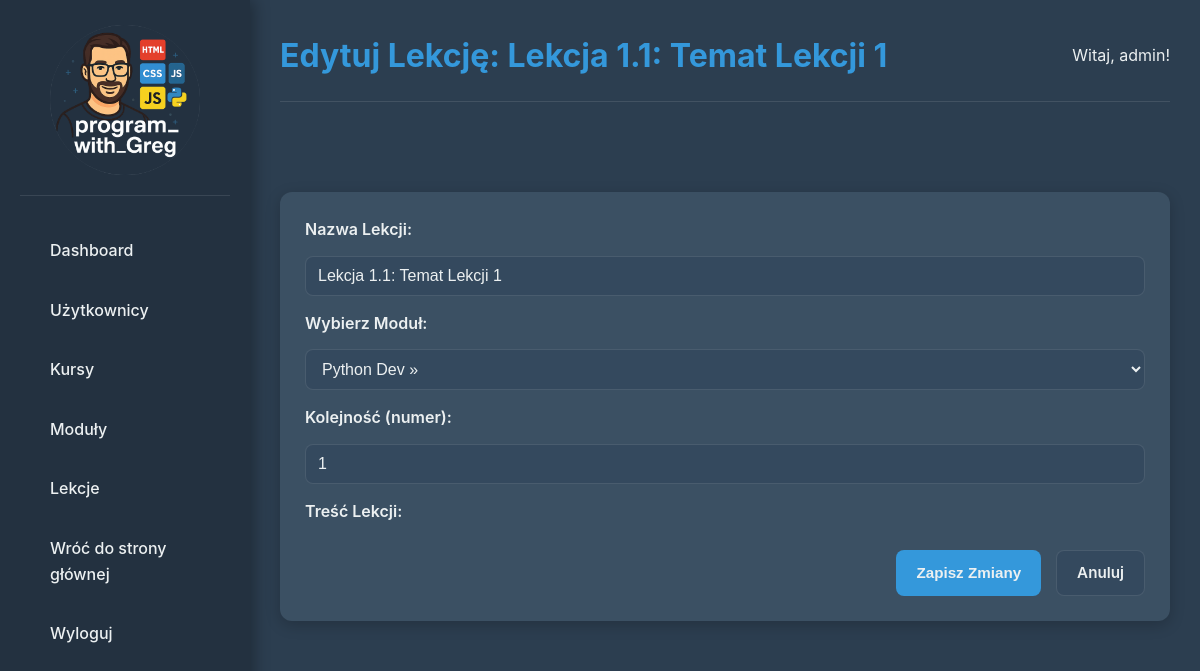
/admin/lessons/edit/1 (signed in), run on the app's committed database.
### models.py (models this page shows, shortened)
class Lesson(db.Model):
    id = db.Column(db.Integer, primary_key=True)
    name = db.Column(db.String(150), nullable=False)
    content = db.Column(db.Text, nullable=False)
    order = db.Column(db.Integer, nullable=False) # Kolejność lekcji w module
    module_id = db.Column(db.Integer, db.ForeignKey('module.id'), nullable=False)
    created_at = db.Column(db.DateTime, default=datetime.utcnow)

class Course(db.Model):
    id = db.Column(db.Integer, primary_key=True)
    name = db.Column(db.String(100), nullable=False, unique=True)
    description = db.Column(db.Text, nullable=True)
    gradient_class = db.Column(db.String(50), default='course-gradient-default')
    total_lessons = db.Column(db.Integer, default=0, nullable=False) # <--- WAŻNE: TA LINIA JEST DODANA!
    created_at = db.Column(db.DateTime, default=datetime.utcnow)
    modules = db.relationship('Module', backref='course', lazy=True, cascade="all, delete-orphan", order_by="Module.order")
    user_accesses = db.relationship('UserCourseAccess', backref='course', lazy=True, cascade="all, delete-orphan")

### main.py (the view, shortened to what this page needs)
@app.route('/admin/lessons/edit/<int:lesson_id>', methods=['GET', 'POST']) # Dekorator Flask dla trasy edycji lekcji.
@admin_required # Dekorator `admin_required` upewnia się, że tylko administratorzy mają dostęp.
def admin_edit_lesson(lesson_id): # Definiuje funkcję widoku `admin_edit_lesson`.
    lesson = Lesson.query.get_or_404(lesson_id) # Pobiera lekcję po ID lub zwraca błąd 404.
    modules = Module.query.all() # Pobiera wszystkie dostępne moduły.
    return render_template('admin/edit_lesson.html', lesson=lesson, modules=modules) # Renderuje szablon `admin/edit_lesson.html` i przekazuje obiekt lekcji oraz listę modułów.

### templates/admin/edit_lesson.html (shortened to what this page needs)
{% extends "admin/base_admin.html" %}
{% block page_title %}Edytuj Lekcję: {{ lesson.name }}{% endblock %}
{% block content %}
    <div class="admin-form-container admin-card">
        <form method="POST" action="{{ url_for('admin_edit_lesson', lesson_id=lesson.id) }}">
            <div class="form-group">
                <label for="name">Nazwa Lekcji:</label>
                <input type="text" id="name" name="name" value="{{ lesson.name }}" required>
            </div>
            <div class="form-group">
                <label for="module_id">Wybierz Moduł:</label>
                <select id="module_id" name="module_id" required>
                    {% for module in modules %}
                        <option value="{{ module.id }}" {% if lesson.module_id == module.id %}selected{% endif %}>{{ module.course.name }} &raquo; {{ module.title }}</option>
                    {% endfor %}
                </select>
            </div>
            <div class="form-group">
                <label for="order">Kolejność (numer):</label>
                <input type="number" id="order" name="order" value="{{ lesson.order }}" min="1" required>
            </div>
            <div class="form-group">
                <label for="content">Treść Lekcji:</label>
            </div>
            <div class="form-actions">
                <button type="submit" class="btn-primary">Zapisz Zmiany</button>
                <a href="{{ url_for('admin_lessons') }}" class="btn-secondary">Anuluj</a>
            </div>
        </form>
    </div>
{% endblock %}

### static/css/admin.css (style rules this page uses)
:root { --admin-bg-dark: #2c3e50; --admin-bg-light: #34495e; --admin-sidebar-bg: #233140; --admin-text-light: #ecf0f1; --admin-text-darker: #bdc3c7; --admin-accent-blue: #3498db; --admin-accent-green: #27ae60; --admin-accent-red: #e74c3c; --admin-accent-orange: #f39c12; --admin-border-color: rgba(255, 255, 255, 0.1); --admin-card-bg: #3b5063; --admin-hover-bg: rgba(255, 255, 255, 0.08); --admin-active-bg: var(--admin-accent-blue); }
*, *::before, *::after { box-sizing: border-box; margin: 0; padding: 0; }
html { height: 100%; }
body { font-family: 'Inter', 'Segoe UI', Tahoma, Geneva, Verdana, sans-serif; background-color: var(--admin-bg-dark); color: var(--admin-text-light); line-height: 1.6; overflow-x: hidden; min-height: 100vh; display: flex; flex-direction: column; }
a { text-decoration: none; color: inherit; }
input[type="text"], input[type="email"], input[type="password"], input[type="number"], textarea, select { width: 100%; padding: 10px 12px; margin-top: 5px; border: 1px solid var(--admin-border-color); border-radius: 8px; background-color: var(--admin-bg-light); color: var(--admin-text-light); font-size: 1rem; transition: border-color 0.2s ease, box-shadow 0.2s ease; }
.btn-primary, .btn-secondary, .btn-action, .btn-small { padding: 10px 20px; border-radius: 8px; font-size: 0.95rem; font-weight: 600; text-align: center; transition: all 0.3s ease; cursor: pointer; border: none; display: inline-flex; align-items: center; justify-content: center; gap: 8px; }
.btn-primary { background-color: var(--admin-accent-blue); color: var(--admin-text-light); }
.btn-secondary { background-color: var(--admin-bg-light); color: var(--admin-text-light); border: 1px solid var(--admin-border-color); }
.admin-card { background-color: var(--admin-card-bg); border-radius: 12px; padding: 25px; box-shadow: 0 4px 15px rgba(0, 0, 0, 0.2); }
.admin-form-container { margin-top: 20px; }
.form-group { margin-bottom: 15px; }
.form-group label { display: block; margin-bottom: 8px; font-weight: 600; color: var(--admin-text-light); }
.form-actions { margin-top: 25px; display: flex; gap: 15px; justify-content: flex-end; }

### data on the page
Lesson: name "Lekcja 1.1: Temat Lekcji 1", module_id "Python Dev »", order "1"

### other printed values
{{ session.get('username', 'Admin') }} "admin"
